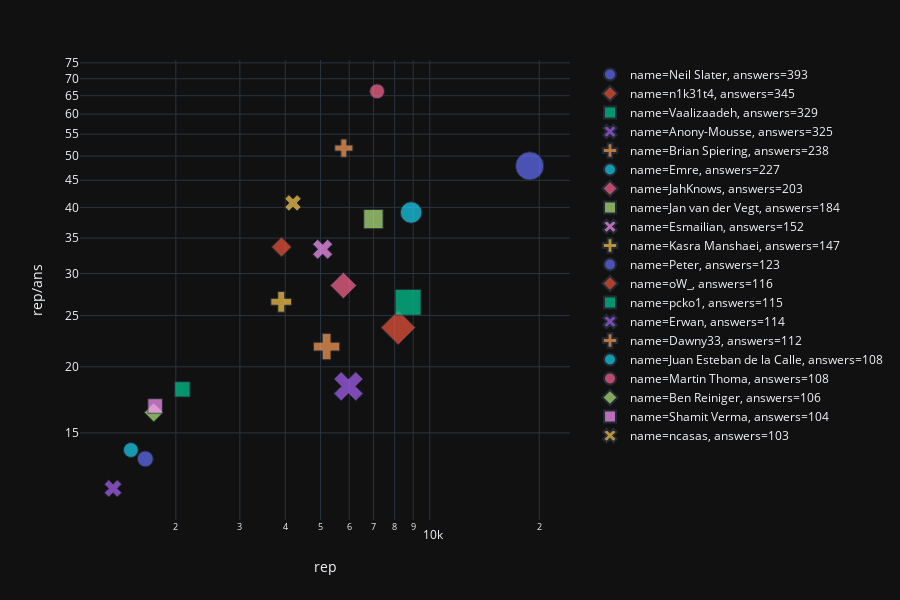

Notebook cell for this chart:
### Code cell
fig2 = px.scatter(the3, x="rep", y="rep/ans", size="answers", symbol="answers", color="name", log_x=True, log_y=True, template='plotly_dark')
fig2.show()

### Figure 1 — Plotly figure (JSON) as saved in the notebook; plotly's stock layout.template omitted (floating-point values rounded to 4 significant figures)
{"data": [{"hoverlabel": {"namelength": 0}, "hovertemplate": "name=Neil Slater<br>answers=%{marker.size}<br>rep=%{x}<br>rep/ans=%{y}", "legendgroup": "name=Neil Slater, answers=393", "marker": {"color": "#636efa", "size": [393], "sizemode": "area", "sizeref": 0.9825, "symbol": "circle"}, "mode": "markers", "name": "name=Neil Slater, answers=393", "showlegend": true, "type": "scatter", "x": ["18824"], "xaxis": "x", "y": [47.9], "yaxis": "y"}, {"hoverlabel": {"namelength": 0}, "hovertemplate": "name=n1k31t4<br>answers=%{marker.size}<br>rep=%{x}<br>rep/ans=%{y}", "legendgroup": "name=n1k31t4, answers=345", "marker": {"color": "#EF553B", "size": [345], "sizemode": "area", "sizeref": 0.9825, "symbol": "diamond"}, "mode": "markers", "name": "name=n1k31t4, answers=345", "showlegend": true, "type": "scatter", "x": ["8181"], "xaxis": "x", "y": [23.71], "yaxis": "y"}, {"hoverlabel": {"namelength": 0}, "hovertemplate": "name=Vaalizaadeh<br>answers=%{marker.size}<br>rep=%{x}<br>rep/ans=%{y}", "legendgroup": "name=Vaalizaadeh, answers=329", "marker": {"color": "#00cc96", "size": [329], "sizemode": "area", "sizeref": 0.9825, "symbol": "square"}, "mode": "markers", "name": "name=Vaalizaadeh, answers=329", "showlegend": true, "type": "scatter", "x": ["8710"], "xaxis": "x", "y": [26.47], "yaxis": "y"}, {"hoverlabel": {"namelength": 0}, "hovertemplate": "name=Anony-Mousse<br>answers=%{marker.size}<br>rep=%{x}<br>rep/ans=%{y}", "legendgroup": "name=Anony-Mousse, answers=325", "marker": {"color": "#ab63fa", "size": [325], "sizemode": "area", "sizeref": 0.9825, "symbol": "x"}, "mode": "markers", "name": "name=Anony-Mousse, answers=325", "showlegend": true, "type": "scatter", "x": ["5971"], "xaxis": "x", "y": [18.37], "yaxis": "y"}, {"hoverlabel": {"namelength": 0}, "hovertemplate": "name=Brian Spiering<br>answers=%{marker.size}<br>rep=%{x}<br>rep/ans=%{y}", "legendgroup": "name=Brian Spiering, answers=238", "marker": {"color": "#FFA15A", "size": [238], "sizemode": "area", "sizeref": 0.9825, "symbol": "cross"}, "mode": "markers", "name": "name=Brian Spiering, answers=238", "showlegend": true, "type": "scatter", "x": ["5197"], "xaxis": "x", "y": [21.84], "yaxis": "y"}, {"hoverlabel": {"namelength": 0}, "hovertemplate": "name=Emre<br>answers=%{marker.size}<br>rep=%{x}<br>rep/ans=%{y}", "legendgroup": "name=Emre, answers=227", "marker": {"color": "#19d3f3", "size": [227], "sizemode": "area", "sizeref": 0.9825, "symbol": "circle"}, "mode": "markers", "name": "name=Emre, answers=227", "showlegend": true, "type": "scatter", "x": ["8881"], "xaxis": "x", "y": [39.12], "yaxis": "y"}, {"hoverlabel": {"namelength": 0}, "hovertemplate": "name=JahKnows<br>answers=%{marker.size}<br>rep=%{x}<br>rep/ans=%{y}", "legendgroup": "name=JahKnows, answers=203", "marker": {"color": "#FF6692", "size": [203], "sizemode": "area", "sizeref": 0.9825, "symbol": "diamond"}, "mode": "markers", "name": "name=JahKnows, answers=203", "showlegend": true, "type": "scatter", "x": ["5782"], "xaxis": "x", "y": [28.48], "yaxis": "y"}, {"hoverlabel": {"namelength": 0}, "hovertemplate": "name=Jan van der Vegt<br>answers=%{marker.size}<br>rep=%{x}<br>rep/ans=%{y}", "legendgroup": "name=Jan van der Vegt, answers=184", "marker": {"color": "#B6E880", "size": [184], "sizemode": "area", "sizeref": 0.9825, "symbol": "square"}, "mode": "markers", "name": "name=Jan van der Vegt, answers=184", "showlegend": true, "type": "scatter", "x": ["6995"], "xaxis": "x", "y": [38.02], "yaxis": "y"}, {"hoverlabel": {"namelength": 0}, "hovertemplate": "name=Esmailian<br>answers=%{marker.size}<br>rep=%{x}<br>rep/ans=%{y}", "legendgroup": "name=Esmailian, answers=152", "marker": {"color": "#FF97FF", "size": [152], "sizemode": "area", "sizeref": 0.9825, "symbol": "x"}, "mode": "markers", "name": "name=Esmailian, answers=152", "showlegend": true, "type": "scatter", "x": ["5069"], "xaxis": "x", "y": [33.35], "yaxis": "y"}, {"hoverlabel": {"namelength": 0}, "hovertemplate": "name=Kasra Manshaei<br>answers=%{marker.size}<br>rep=%{x}<br>rep/ans=%{y}", "legendgroup": "name=Kasra Manshaei, answers=147", "marker": {"color": "#FECB52", "size": [147], "sizemode": "area", "sizeref": 0.9825, "symbol": "cross"}, "mode": "markers", "name": "name=Kasra Manshaei, answers=147", "showlegend": true, "type": "scatter", "x": ["3900"], "xaxis": "x", "y": [26.53], "yaxis": "y"}, {"hoverlabel": {"namelength": 0}, "hovertemplate": "name=Peter<br>answers=%{marker.size}<br>rep=%{x}<br>rep/ans=%{y}", "legendgroup": "name=Peter, answers=123", "marker": {"color": "#636efa", "size": [123], "sizemode": "area", "sizeref": 0.9825, "symbol": "circle"}, "mode": "markers", "name": "name=Peter, answers=123", "showlegend": true, "type": "scatter", "x": ["1648"], "xaxis": "x", "y": [13.4], "yaxis": "y"}, {"hoverlabel": {"namelength": 0}, "hovertemplate": "name=oW_<br>answers=%{marker.size}<br>rep=%{x}<br>rep/ans=%{y}", "legendgroup": "name=oW_, answers=116", "marker": {"color": "#EF553B", "size": [116], "sizemode": "area", "sizeref": 0.9825, "symbol": "diamond"}, "mode": "markers", "name": "name=oW_, answers=116", "showlegend": true, "type": "scatter", "x": ["3906"], "xaxis": "x", "y": [33.67], "yaxis": "y"}, {"hoverlabel": {"namelength": 0}, "hovertemplate": "name=pcko1<br>answers=%{marker.size}<br>rep=%{x}<br>rep/ans=%{y}", "legendgroup": "name=pcko1, answers=115", "marker": {"color": "#00cc96", "size": [115], "sizemode": "area", "sizeref": 0.9825, "symbol": "square"}, "mode": "markers", "name": "name=pcko1, answers=115", "showlegend": true, "type": "scatter", "x": ["2085"], "xaxis": "x", "y": [18.13], "yaxis": "y"}, {"hoverlabel": {"namelength": 0}, "hovertemplate": "name=Erwan<br>answers=%{marker.size}<br>rep=%{x}<br>rep/ans=%{y}", "legendgroup": "name=Erwan, answers=114", "marker": {"color": "#ab63fa", "size": [114], "sizemode": "area", "sizeref": 0.9825, "symbol": "x"}, "mode": "markers", "name": "name=Erwan, answers=114", "showlegend": true, "type": "scatter", "x": ["1343"], "xaxis": "x", "y": [11.78], "yaxis": "y"}, {"hoverlabel": {"namelength": 0}, "hovertemplate": "name=Dawny33<br>answers=%{marker.size}<br>rep=%{x}<br>rep/ans=%{y}", "legendgroup": "name=Dawny33, answers=112", "marker": {"color": "#FFA15A", "size": [112], "sizemode": "area", "sizeref": 0.9825, "symbol": "cross"}, "mode": "markers", "name": "name=Dawny33, answers=112", "showlegend": true, "type": "scatter", "x": ["5798"], "xaxis": "x", "y": [51.77], "yaxis": "y"}, {"hoverlabel": {"namelength": 0}, "hovertemplate": "name=Juan Esteban de la Calle<br>answers=%{marker.size}<br>rep=%{x}<br>rep/ans=%{y}", "legendgroup": "name=Juan Esteban de la Calle, answers=108", "marker": {"color": "#19d3f3", "size": [108], "sizemode": "area", "sizeref": 0.9825, "symbol": "circle"}, "mode": "markers", "name": "name=Juan Esteban de la Calle, answers=108", "showlegend": true, "type": "scatter", "x": ["1504"], "xaxis": "x", "y": [13.93], "yaxis": "y"}, {"hoverlabel": {"namelength": 0}, "hovertemplate": "name=Martin Thoma<br>answers=%{marker.size}<br>rep=%{x}<br>rep/ans=%{y}", "legendgroup": "name=Martin Thoma, answers=108", "marker": {"color": "#FF6692", "size": [108], "sizemode": "area", "sizeref": 0.9825, "symbol": "circle"}, "mode": "markers", "name": "name=Martin Thoma, answers=108", "showlegend": true, "type": "scatter", "x": ["7157"], "xaxis": "x", "y": [66.27], "yaxis": "y"}, {"hoverlabel": {"namelength": 0}, "hovertemplate": "name=Ben Reiniger<br>answers=%{marker.size}<br>rep=%{x}<br>rep/ans=%{y}", "legendgroup": "name=Ben Reiniger, answers=106", "marker": {"color": "#B6E880", "size": [106], "sizemode": "area", "sizeref": 0.9825, "symbol": "diamond"}, "mode": "markers", "name": "name=Ben Reiniger, answers=106", "showlegend": true, "type": "scatter", "x": ["1738"], "xaxis": "x", "y": [16.4], "yaxis": "y"}, {"hoverlabel": {"namelength": 0}, "hovertemplate": "name=Shamit Verma<br>answers=%{marker.size}<br>rep=%{x}<br>rep/ans=%{y}", "legendgroup": "name=Shamit Verma, answers=104", "marker": {"color": "#FF97FF", "size": [104], "sizemode": "area", "sizeref": 0.9825, "symbol": "square"}, "mode": "markers", "name": "name=Shamit Verma, answers=104", "showlegend": true, "type": "scatter", "x": ["1754"], "xaxis": "x", "y": [16.87], "yaxis": "y"}, {"hoverlabel": {"namelength": 0}, "hovertemplate": "name=ncasas<br>answers=%{marker.size}<br>rep=%{x}<br>rep/ans=%{y}", "legendgroup": "name=ncasas, answers=103", "marker": {"color": "#FECB52", "size": [103], "sizemode": "area", "sizeref": 0.9825, "symbol": "x"}, "mode": "markers", "name": "name=ncasas, answers=103", "showlegend": true, "type": "scatter", "x": ["4201"], "xaxis": "x", "y": [40.79], "yaxis": "y"}], "layout": {"height": 600, "legend": {"itemsizing": "constant", "tracegroupgap": 0}, "margin": {"t": 60}, "xaxis": {"anchor": "y", "domain": [0, 0.98], "title": {"text": "rep"}, "type": "log"}, "yaxis": {"anchor": "x", "domain": [0, 1], "title": {"text": "rep/ans"}, "type": "log"}}}
